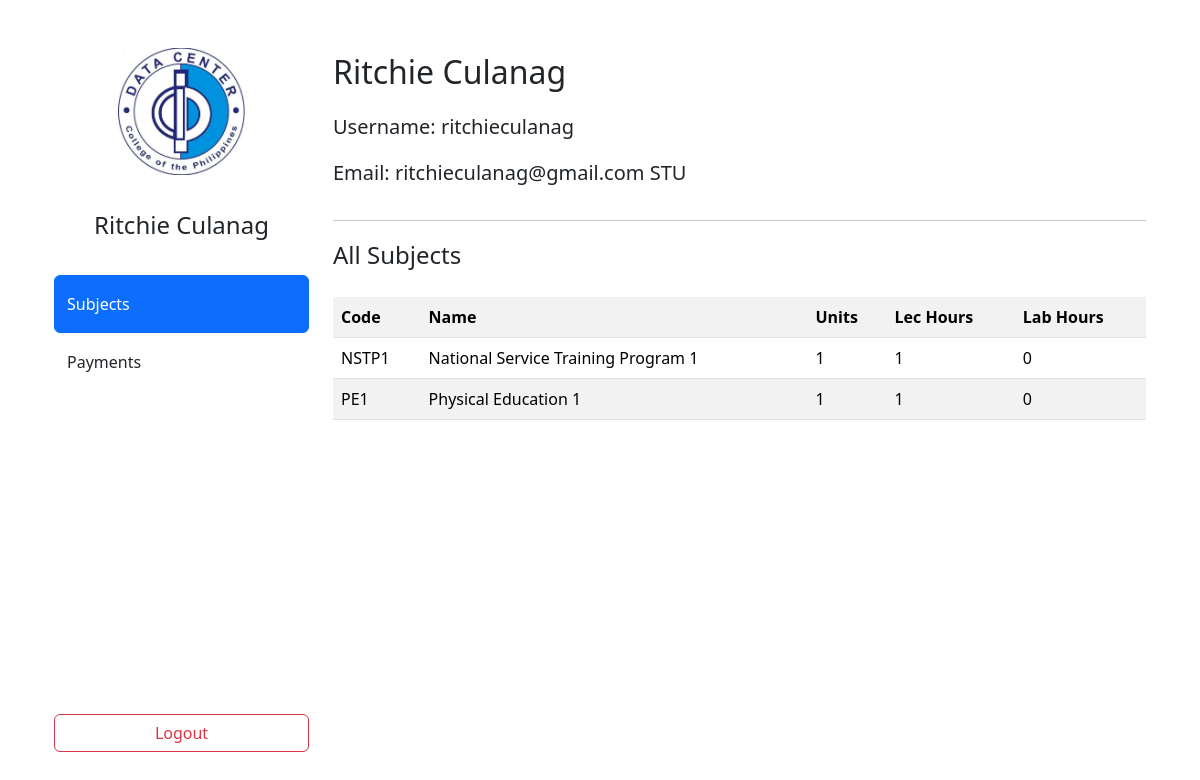
Screenshot of /students/subjects/ (signed in) with the database file from the repository.
### staffs/models.py (models this page shows, shortened)
class CustomUser(AbstractUser):
    UTYPE_STU = "STU"
    UTYPE_TEA = "TEA"
    UTYPE_CAS = "CAS"
    UTYPE_STA = "STA"
    UTYPES = (
        (UTYPE_STU, "Student"),
        (UTYPE_TEA, "Teacher"),
        (UTYPE_CAS, "Cashier"),
        (UTYPE_STA, "Staff")
    )
    subjects = models.ManyToManyField(to=Subject, related_name="subjects")
    utype = models.CharField(
        max_length=20,
        choices=UTYPES,
        null=False,
        blank=False
    )

class Subject(models.Model):
    code = models.CharField(max_length=20, unique=True, null=False, blank=False)
    title = models.CharField(max_length=255, unique=True, blank=False, null=False)
    date_pub = models.DateTimeField(auto_now_add=True)
    date_mod = models.DateTimeField(auto_now=True)
    units = models.SmallIntegerField(null=False, blank=False)
    lec_hours = models.SmallIntegerField(null=False, blank=False)
    lab_hours = models.SmallIntegerField(null=False, blank=False)

### students/views.py (the view)
# urls.py: path("subjects/", StudentsSubjectsListView.as_view(), name="students_subjects_list"),
class StudentsSubjectsListView(LoginRequiredMixin, TemplateView):
    template_name = 'students/subjects_list.html'

### templates/students/subjects_list.html (shortened to what this page needs)
{% extends 'dashboard.html' %}
{% block links %}
    <a href="{% url 'students_subjects_list' %}" class="btn btn-primary text-start py-3">Subjects</a>
    <a href="{% url 'students_payments_list' %}" class="btn text-start py-3">Payments</a>
{% endblock %}
{% block data %}
    <div class="row justify-content">
        <div class="col">
            <p class="fs-2">{{ user.get_full_name }}</p>
            <p class="lead">Username: {{ user.username }}</p>
            <p class="lead">Email: {{ user.email }} {{ user.utype }}</p>
        </div>
    </div>
    <hr>
    <p class="fs-4 mb-4">All Subjects</p>
    <table class="table table-striped">
        <tr class="thead">
            <th scope="col">Code</th>
            <th scope="col">Name</th>
            <th scope="col">Units</th>
            <th scope="col">Lec Hours</th>
            <th scope="col">Lab Hours</th>
        </tr>
        {% for subject in user.subjects.all %}
            <tr>
                <td>{{ subject.code }}</td>
                <td>{{ subject.title }}</td>
                <td>{{ subject.units }}</td>
                <td>{{ subject.lec_hours }}</td>
                <td>{{ subject.lab_hours }}</td>
            </tr>
        {% endfor %}
    </table>
{% endblock %}

### templates/dashboard.html (shortened to what this page needs)
{% extends 'base.html' %}
{% load static %}
{% block content %}
    <div class="container">
        <div class="container">
            <div class="row vh-100">
                <div class="col col-3 d-flex flex-column py-5">
                    <img class="img-fluid w-50 mx-auto d-block" src="{% static 'logo.jpg' %}" alt="dccph-logo">
                    <p class="fs-4 my-3 py-3 text-center">
                        {% if user.get_full_name %}
                            {{ user.get_full_name }}
                        {% else %}
                            {{ user.username }}
                        {% endif %}
                    </p>
                    {% block links %}
                    {% endblock links %}
                    <a href="{% url 'logout' %}" class="btn btn-outline-danger mt-auto">Logout</a>
                </div>
                <div class="col py-5 vh-100 overflow-y-scroll">
                    {% block data %}
                    {% endblock data %}
                </div>
            </div>
        </div>
    </div>
{% endblock content %}

### rows the page displays
CustomUser: get_full_name "Ritchie Culanag", username "ritchieculanag", email "ritchieculanag@gmail.com", utype "STU"
Subject: code "NSTP1", title "National Service Training Program 1", units "1", lec_hours "1", lab_hours "0"
Subject: code "PE1", title "Physical Education 1", units "1", lec_hours "1", lab_hours "0"
